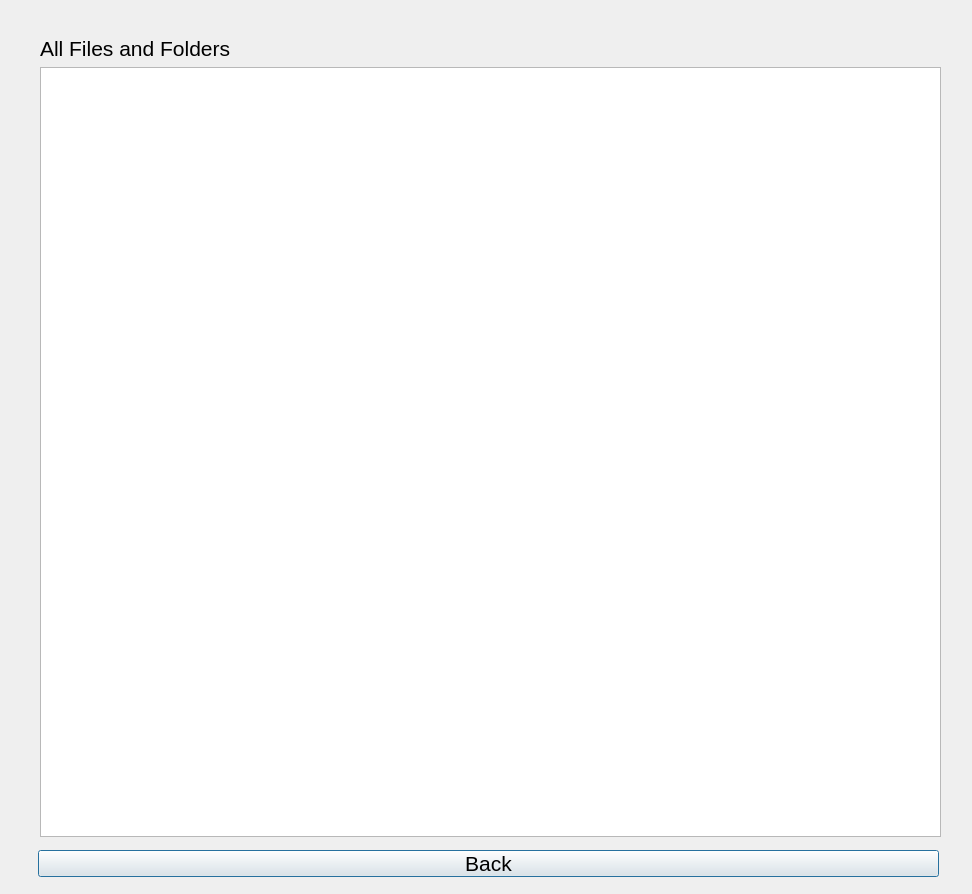
<?xml version="1.0" encoding="UTF-8"?>
<ui version="4.0">
 <class>serverfilesandfolders</class>
 <widget class="QDialog" name="serverfilesandfolders">
  <property name="geometry">
   <rect>
    <x>0</x>
    <y>0</y>
    <width>972</width>
    <height>894</height>
   </rect>
  </property>
  <property name="font">
   <font>
    <pointsize>16</pointsize>
   </font>
  </property>
  <property name="windowTitle">
   <string>Dialog</string>
  </property>
  <widget class="QWidget" name="layoutWidget">
   <property name="geometry">
    <rect>
     <x>40</x>
     <y>36</y>
     <width>901</width>
     <height>801</height>
    </rect>
   </property>
   <layout class="QVBoxLayout" name="verticalLayout">
    <item>
     <widget class="QLabel" name="label">
      <property name="text">
       <string>All Files and Folders</string>
      </property>
     </widget>
    </item>
    <item>
     <widget class="QTreeView" name="treeView"/>
    </item>
   </layout>
  </widget>
  <widget class="QPushButton" name="back">
   <property name="geometry">
    <rect>
     <x>38</x>
     <y>850</y>
     <width>901</width>
     <height>27</height>
    </rect>
   </property>
   <property name="text">
    <string>Back</string>
   </property>
  </widget>
 </widget>
 <resources/>
 <connections/>
</ui>
